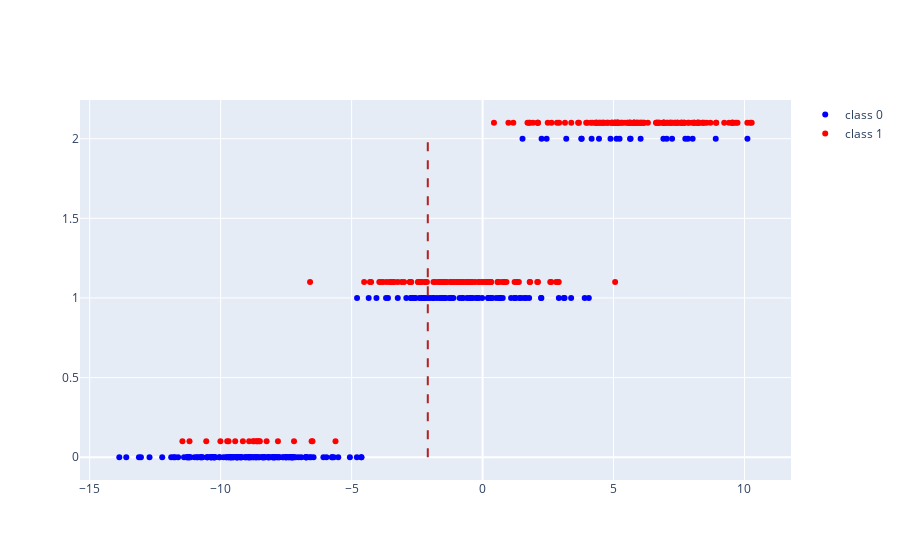

The cell this chart's notebook holds for it:
### Markdown cell above
# Now let's look how basic KMeans discretizes the folowing range

Class kmeans_ranges described in disc_kmeans_example.ipynb

### Code cell
bins = kmeans_ranges(    
    max_clusters = 4, 
    kmeans_kwarg={'max_iter':50}
).fit(example_data['var'].to_numpy()).bins

bin_plot = deepcopy(two_classes_fig)


for my_bin in bins:
    bin_plot.add_scatter(
        x = [my_bin, my_bin], y = [0, 2], mode='lines',
        showlegend=False, line=dict(
            dash='dash', color = "firebrick", width = 2
        )
    )
    
bin_plot.show()

### Figure 1 — Plotly figure (JSON) as saved in the notebook; plotly's stock layout.template omitted (floating-point values rounded to 4 significant figures; data arrays with more than 128 entries replaced by an {"elided": "..."} marker saying what was removed)
{"data": [{"marker": {"color": "blue"}, "mode": "markers", "name": "class 0", "type": "scatter", "x": {"elided": "241 float values"}, "y": {"elided": "241 int values"}}, {"marker": {"color": "red"}, "mode": "markers", "name": "class 1", "type": "scatter", "x": {"elided": "259 float values"}, "y": {"elided": "259 float values"}}, {"line": {"color": "firebrick", "dash": "dash", "width": 2}, "mode": "lines", "showlegend": false, "type": "scatter", "x": [-2.092, -2.092], "y": [0, 2]}], "layout": {"autosize": true, "xaxis": {"autorange": true, "range": [-15.42, 11.82], "type": "linear"}, "yaxis": {"autorange": true, "range": [-0.1733, 2.273], "type": "linear"}}}
